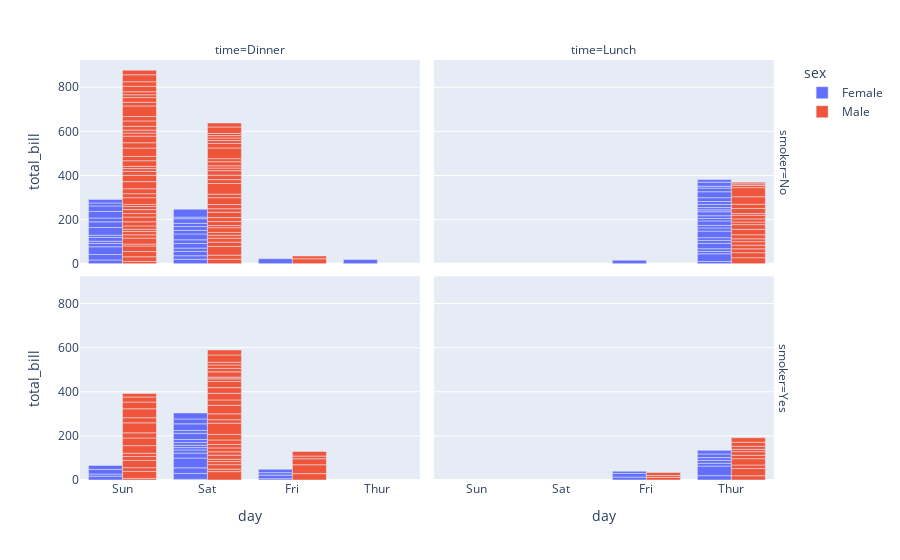

Notebook code cell kept with this figure:
### Code cell
df = px.data.tips()
fig = px.bar(df, x='day', y="total_bill", color='sex'
               , barmode='group', facet_row='smoker', facet_col='time')
fig.show()

### Figure 1 — Plotly figure (JSON) as saved in the notebook; plotly's stock layout.template omitted (floating-point values rounded to 4 significant figures)
{"data": [{"alignmentgroup": "True", "hovertemplate": "sex=Female<br>smoker=No<br>time=Dinner<br>day=%{x}<br>total_bill=%{y}<extra></extra>", "legendgroup": "Female", "marker": {"color": "#636efa", "pattern": {"shape": ""}}, "name": "Female", "offsetgroup": "Female", "orientation": "v", "showlegend": true, "textposition": "auto", "type": "bar", "x": ["Sun", "Sun", "Sun", "Sun", "Sun", "Sun", "Sat", "Sat", "Sat", "Sat", "Sat", "Sat", "Sun", "Sun", "Sat", "Sat", "Sat", "Sat", "Fri", "Sat", "Sat", "Sun", "Sun", "Sun", "Sun", "Sun", "Sun", "Sat", "Thur"], "xaxis": "x3", "y": [16.99, 24.59, 35.26, 14.83, 10.33, 16.97, 20.29, 15.77, 19.65, 15.06, 20.69, 16.93, 10.29, 34.81, 26.41, 16.45, 17.07, 14.73, 22.75, 20.92, 7.25, 25.71, 17.31, 29.85, 25, 13.39, 16.21, 35.83, 18.78], "yaxis": "y3"}, {"alignmentgroup": "True", "hovertemplate": "sex=Female<br>smoker=No<br>time=Lunch<br>day=%{x}<br>total_bill=%{y}<extra></extra>", "legendgroup": "Female", "marker": {"color": "#636efa", "pattern": {"shape": ""}}, "name": "Female", "offsetgroup": "Female", "orientation": "v", "showlegend": false, "textposition": "auto", "type": "bar", "x": ["Thur", "Thur", "Thur", "Thur", "Thur", "Thur", "Thur", "Thur", "Thur", "Thur", "Thur", "Thur", "Thur", "Thur", "Thur", "Thur", "Thur", "Thur", "Thur", "Thur", "Thur", "Thur", "Thur", "Thur", "Fri"], "xaxis": "x4", "y": [10.07, 34.83, 10.65, 12.43, 24.08, 13.42, 12.48, 29.8, 14.52, 11.38, 20.27, 11.17, 12.26, 18.26, 8.51, 10.33, 14.15, 13.16, 17.47, 27.05, 16.43, 8.35, 18.64, 11.87, 15.98], "yaxis": "y4"}, {"alignmentgroup": "True", "hovertemplate": "sex=Female<br>smoker=Yes<br>time=Dinner<br>day=%{x}<br>total_bill=%{y}<extra></extra>", "legendgroup": "Female", "marker": {"color": "#636efa", "pattern": {"shape": ""}}, "name": "Female", "offsetgroup": "Female", "orientation": "v", "showlegend": false, "textposition": "auto", "type": "bar", "x": ["Sat", "Sat", "Sat", "Fri", "Fri", "Fri", "Fri", "Sat", "Sat", "Sat", "Sun", "Sat", "Sat", "Sun", "Sun", "Sun", "Sat", "Sat", "Sat", "Sat", "Sat", "Sat", "Sat"], "xaxis": "x", "y": [3.07, 26.86, 25.28, 5.75, 16.32, 11.35, 15.38, 44.3, 22.42, 14.31, 17.51, 10.59, 10.63, 9.6, 20.9, 18.15, 12.76, 13.27, 28.17, 12.9, 30.14, 22.12, 27.18], "yaxis": "y"}, {"alignmentgroup": "True", "hovertemplate": "sex=Female<br>smoker=Yes<br>time=Lunch<br>day=%{x}<br>total_bill=%{y}<extra></extra>", "legendgroup": "Female", "marker": {"color": "#636efa", "pattern": {"shape": ""}}, "name": "Female", "offsetgroup": "Female", "orientation": "v", "showlegend": false, "textposition": "auto", "type": "bar", "x": ["Thur", "Thur", "Thur", "Thur", "Thur", "Thur", "Thur", "Fri", "Fri", "Fri"], "xaxis": "x2", "y": [19.81, 43.11, 13, 12.74, 13, 16.4, 16.47, 13.42, 16.27, 10.09], "yaxis": "y2"}, {"alignmentgroup": "True", "hovertemplate": "sex=Male<br>smoker=No<br>time=Dinner<br>day=%{x}<br>total_bill=%{y}<extra></extra>", "legendgroup": "Male", "marker": {"color": "#EF553B", "pattern": {"shape": ""}}, "name": "Male", "offsetgroup": "Male", "orientation": "v", "showlegend": true, "textposition": "auto", "type": "bar", "x": ["Sun", "Sun", "Sun", "Sun", "Sun", "Sun", "Sun", "Sun", "Sun", "Sun", "Sun", "Sun", "Sun", "Sat", "Sat", "Sat", "Sat", "Sat", "Sat", "Sat", "Sat", "Sat", "Sat", "Sat", "Sat", "Sat", "Sat", "Sat", "Sat", "Sun", "Sun", "Sun", "Sun", "Sun", "Sun", "Sun", "Sun", "Sun", "Sun", "Sun", "Sun", "Sun", "Sat", "Sat", "Sat", "Sat", "Sat", "Sat", "Fri", "Fri", "Sat", "Sat", "Sun", "Sun", "Sun", "Sun", "Sun", "Sun", "Sun", "Sun", "Sun", "Sun", "Sun", "Sun", "Sun", "Sun", "Sun", "Sun", "Sun", "Sat", "Sat", "Sat", "Sat", "Sat", "Sat", "Sat", "Sat"], "xaxis": "x3", "y": [10.34, 21.01, 23.68, 25.29, 8.77, 26.88, 15.04, 14.78, 10.27, 15.42, 18.43, 21.58, 16.29, 20.65, 17.92, 39.42, 19.82, 17.81, 13.37, 12.69, 21.7, 9.55, 18.35, 17.78, 24.06, 16.31, 18.69, 31.27, 16.04, 17.46, 13.94, 9.68, 30.4, 18.29, 22.23, 32.4, 28.55, 18.04, 12.54, 9.94, 25.56, 19.49, 48.27, 17.59, 20.08, 20.23, 12.02, 10.51, 22.49, 12.46, 18.24, 14, 38.07, 23.95, 29.93, 14.07, 13.13, 17.26, 24.55, 19.77, 48.17, 16.49, 21.5, 12.66, 13.81, 24.52, 20.76, 31.71, 20.69, 48.33, 20.45, 13.28, 11.61, 10.77, 10.07, 29.03, 17.82], "yaxis": "y3"}, {"alignmentgroup": "True", "hovertemplate": "sex=Male<br>smoker=No<br>time=Lunch<br>day=%{x}<br>total_bill=%{y}<extra></extra>", "legendgroup": "Male", "marker": {"color": "#EF553B", "pattern": {"shape": ""}}, "name": "Male", "offsetgroup": "Male", "orientation": "v", "showlegend": false, "textposition": "auto", "type": "bar", "x": ["Thur", "Thur", "Thur", "Thur", "Thur", "Thur", "Thur", "Thur", "Thur", "Thur", "Thur", "Thur", "Thur", "Thur", "Thur", "Thur", "Thur", "Thur", "Thur", "Thur"], "xaxis": "x4", "y": [27.2, 22.76, 17.29, 16.66, 15.98, 13.03, 18.28, 24.71, 21.16, 11.69, 14.26, 15.95, 8.52, 22.82, 19.08, 34.3, 41.19, 9.78, 7.51, 7.56], "yaxis": "y4"}, {"alignmentgroup": "True", "hovertemplate": "sex=Male<br>smoker=Yes<br>time=Dinner<br>day=%{x}<br>total_bill=%{y}<extra></extra>", "legendgroup": "Male", "marker": {"color": "#EF553B", "pattern": {"shape": ""}}, "name": "Male", "offsetgroup": "Male", "orientation": "v", "showlegend": false, "textposition": "auto", "type": "bar", "x": ["Sat", "Sat", "Sat", "Sat", "Sat", "Sat", "Sat", "Sat", "Fri", "Fri", "Fri", "Fri", "Fri", "Sat", "Sat", "Sat", "Sat", "Sat", "Sun", "Sun", "Sun", "Sun", "Sun", "Sun", "Sun", "Sun", "Sun", "Sun", "Sun", "Sun", "Sun", "Sun", "Sun", "Sat", "Sat", "Sat", "Sat", "Sat", "Sat", "Sat", "Sat", "Sat", "Sat", "Sat", "Sat", "Sat", "Sat"], "xaxis": "x", "y": [38.01, 11.24, 20.29, 13.81, 11.02, 18.29, 15.01, 17.92, 28.97, 40.17, 27.28, 12.03, 21.01, 15.36, 20.49, 25.21, 50.81, 15.81, 7.25, 31.85, 16.82, 32.9, 17.89, 14.48, 34.63, 34.65, 23.33, 45.35, 23.17, 40.55, 30.46, 23.1, 15.69, 26.59, 38.73, 24.27, 30.06, 25.89, 28.15, 11.59, 7.74, 24.01, 15.69, 15.53, 12.6, 32.83, 22.67], "yaxis": "y"}, {"alignmentgroup": "True", "hovertemplate": "sex=Male<br>smoker=Yes<br>time=Lunch<br>day=%{x}<br>total_bill=%{y}<extra></extra>", "legendgroup": "Male", "marker": {"color": "#EF553B", "pattern": {"shape": ""}}, "name": "Male", "offsetgroup": "Male", "orientation": "v", "showlegend": false, "textposition": "auto", "type": "bar", "x": ["Thur", "Thur", "Thur", "Thur", "Thur", "Thur", "Thur", "Thur", "Thur", "Thur", "Fri", "Fri", "Fri"], "xaxis": "x2", "y": [19.44, 32.68, 16, 28.44, 15.48, 16.58, 10.34, 13.51, 18.71, 20.53, 12.16, 8.58, 13.42], "yaxis": "y2"}], "layout": {"annotations": [{"font": {}, "showarrow": false, "text": "time=Dinner", "x": 0.24, "xanchor": "center", "xref": "paper", "y": 1, "yanchor": "bottom", "yref": "paper"}, {"font": {}, "showarrow": false, "text": "time=Lunch", "x": 0.74, "xanchor": "center", "xref": "paper", "y": 1, "yanchor": "bottom", "yref": "paper"}, {"font": {}, "showarrow": false, "text": "smoker=Yes", "textangle": 90, "x": 0.98, "xanchor": "left", "xref": "paper", "y": 0.2425, "yanchor": "middle", "yref": "paper"}, {"font": {}, "showarrow": false, "text": "smoker=No", "textangle": 90, "x": 0.98, "xanchor": "left", "xref": "paper", "y": 0.7575, "yanchor": "middle", "yref": "paper"}], "barmode": "group", "legend": {"title": {"text": "sex"}, "tracegroupgap": 0}, "margin": {"t": 60}, "xaxis": {"anchor": "y", "domain": [0, 0.48], "title": {"text": "day"}}, "xaxis2": {"anchor": "y2", "domain": [0.5, 0.98], "matches": "x", "title": {"text": "day"}}, "xaxis3": {"anchor": "y3", "domain": [0, 0.48], "matches": "x", "showticklabels": false}, "xaxis4": {"anchor": "y4", "domain": [0.5, 0.98], "matches": "x", "showticklabels": false}, "yaxis": {"anchor": "x", "domain": [0, 0.485], "title": {"text": "total_bill"}}, "yaxis2": {"anchor": "x2", "domain": [0, 0.485], "matches": "y", "showticklabels": false}, "yaxis3": {"anchor": "x3", "domain": [0.515, 1], "matches": "y", "title": {"text": "total_bill"}}, "yaxis4": {"anchor": "x4", "domain": [0.515, 1], "matches": "y", "showticklabels": false}}}
